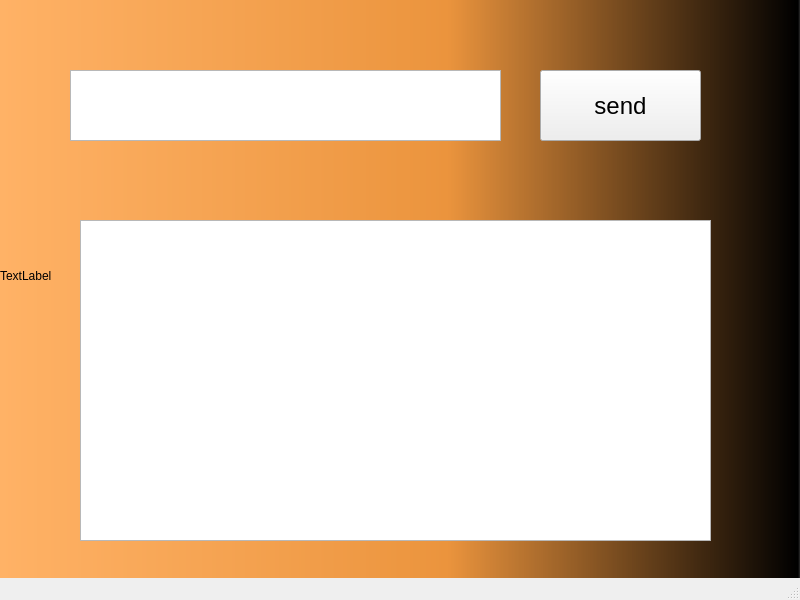
<?xml version="1.0" encoding="UTF-8"?>
<ui version="4.0">
 <class>MainWindow</class>
 <widget class="QMainWindow" name="MainWindow">
  <property name="geometry">
   <rect>
    <x>0</x>
    <y>0</y>
    <width>800</width>
    <height>600</height>
   </rect>
  </property>
  <property name="windowTitle">
   <string>MainWindow</string>
  </property>
  <widget class="QWidget" name="centralwidget">
   <widget class="QLabel" name="grad">
    <property name="geometry">
     <rect>
      <x>0</x>
      <y>-30</y>
      <width>811</width>
      <height>611</height>
     </rect>
    </property>
    <property name="styleSheet">
     <string notr="true">background-color: qlineargradient(spread:pad, x1:0, y1:0, x2:1, y2:0, stop:0 rgba(255, 178, 102, 255), stop:0.55 rgba(235, 148, 61, 255), stop:0.98 rgba(0, 0, 0, 255), stop:1 rgba(0, 0, 0, 0));</string>
    </property>
    <property name="text">
     <string>TextLabel</string>
    </property>
   </widget>
   <widget class="QTextEdit" name="send_text">
    <property name="geometry">
     <rect>
      <x>70</x>
      <y>70</y>
      <width>431</width>
      <height>71</height>
     </rect>
    </property>
    <property name="styleSheet">
     <string notr="true"/>
    </property>
   </widget>
   <widget class="QPushButton" name="pushButton">
    <property name="geometry">
     <rect>
      <x>540</x>
      <y>70</y>
      <width>161</width>
      <height>71</height>
     </rect>
    </property>
    <property name="font">
     <font>
      <pointsize>18</pointsize>
     </font>
    </property>
    <property name="text">
     <string>send</string>
    </property>
   </widget>
   <widget class="QTextEdit" name="send_and_rec_text">
    <property name="geometry">
     <rect>
      <x>80</x>
      <y>220</y>
      <width>631</width>
      <height>321</height>
     </rect>
    </property>
   </widget>
  </widget>
  <widget class="QMenuBar" name="menubar">
   <property name="geometry">
    <rect>
     <x>0</x>
     <y>0</y>
     <width>800</width>
     <height>21</height>
    </rect>
   </property>
  </widget>
  <widget class="QStatusBar" name="statusbar"/>
 </widget>
 <resources/>
 <connections/>
</ui>
